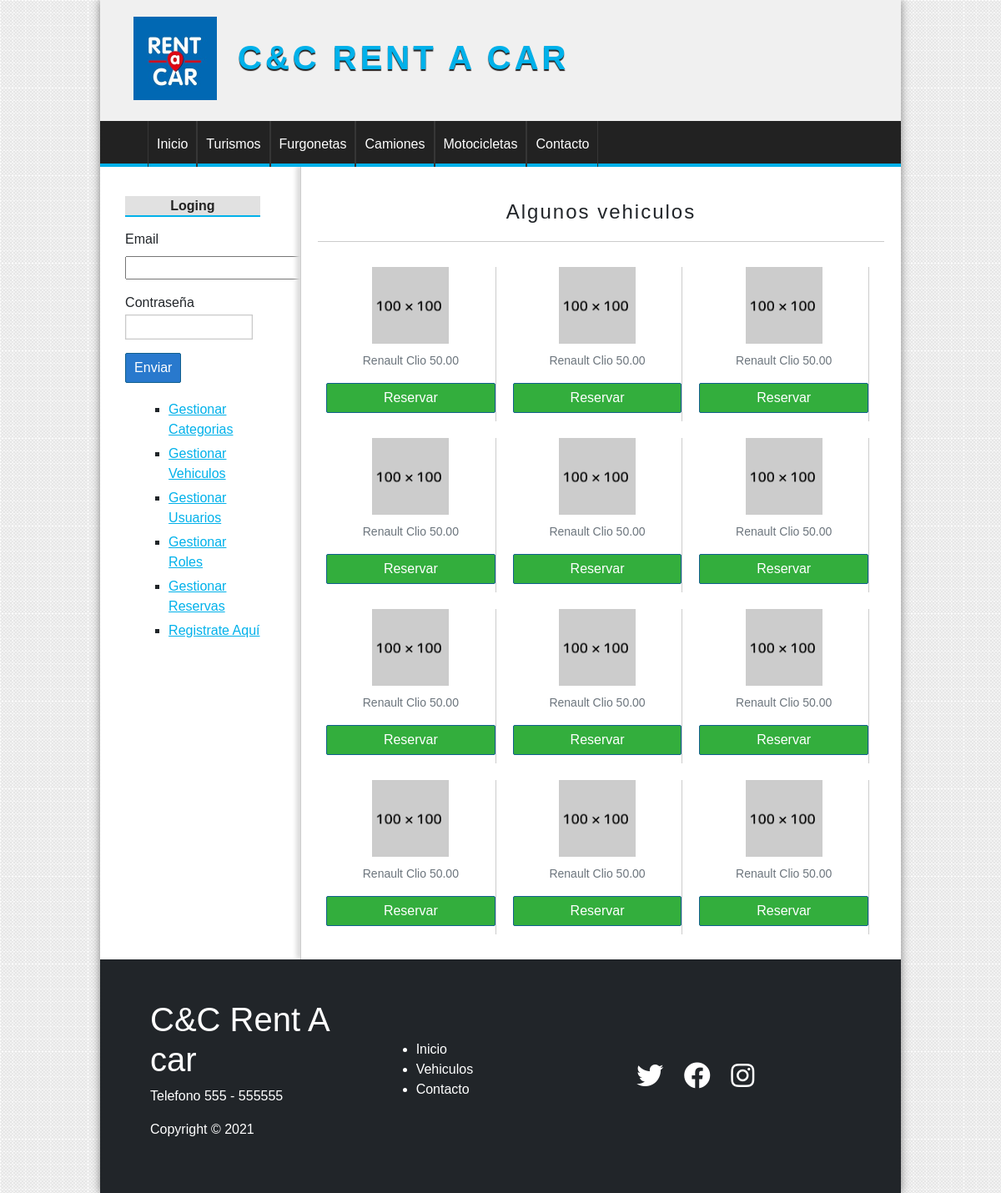
The app's page / (signed in) with its own data.
### tables this page shows
CREATE TABLE categorias(
    id INT(255) auto_increment not null,
    nombre VARCHAR(100) not null,

    CONSTRAINT pk_categorias PRIMARY KEY (id)
);

CREATE TABLE vehiculos(
    
    id int(255) auto_increment not null,
    categoria_id INT(255) not null,
    matricula varchar(100) not null,
    precio FLOAT (100,2) not null,
    marca VARCHAR (255),
    modelo VARCHAR (255) not null,    
    stock int(255) not null,
    imagen VARCHAR(255),
   
    CONSTRAINT pk_vehiculos PRIMARY KEY(id),
    CONSTRAINT fk_vehiculos_categoria FOREIGN KEY(categoria_id) REFERENCES categorias(id)
    
);

### config/db.php (called while the page is built)
<?php
class Database{
    public static function connect(){
        $db = new mysqli('localhost', 'root', '', 'candc_rent_a_car');
        $db->query("SET NAMES 'UTF-8'");
        return $db;
    }
}

### models/categoria.php (called while the page is built, shortened)
<?php
class Categoria{
    private $id;
    private $nombre;
    public function __construct($id = ''){
        $this->db = Database::connect();
        if($id){
            $reg = $this->db->query("SELECT * FROM categorias WHERE id = ".$id);
            $categoria = $reg->fetch_object();
            $this->id = $categoria->id;
            $this->nombre = $categoria->nombre;
        }
        return $this;
    }
    function getId(){
        return $this->id;
    }
    function getNombre(){
        return $this->nombre;
    }
    public static function getAll(){
        $categoria = new Categoria();
        $reg = $categoria->db->query("SELECT id FROM categorias ORDER BY id ASC;");
        $array = array();
        while($cat = $reg->fetch_object()){
            $aux = new Categoria($cat->id);
            $array[$aux->getId()]=$aux;
        }
        return $array;
    }
}

### helpers/utils.php (called while the page is built, shortened)
<?php
require_once 'models/categoria.php';
class Utils
{
    public static function showCategorias(){
        $categorias = Categoria::getAll();
        return $categorias;
    }
}

### controllers/VehiculoController.php (called while the page is built, shortened)
<?php
require_once 'models/vehiculo.php';
class vehiculoController
{
    public function index()
    {
        $vehiculo = new Vehiculo();
        $vehiculos = $vehiculo->getAll();
        require_once 'views/vehiculos/destacados.php';
    }
}

### models/vehiculo.php (called while the page is built, shortened)
<?php
require_once ('categoria.php');
class Vehiculo
{
    private $id;
    private $precio;
    private $marca;
    private $modelo;
    public function __construct($id="")
    {
        $this->db = Database::connect();
        if($id){
            $vehiculo = $this->db->query("SELECT * FROM vehiculos WHERE id = ".$id);
            $vehiculo_aux = $vehiculo->fetch_object();
            $this->id = $vehiculo_aux->id;
            $this->precio = $vehiculo_aux->precio;
            $this->marca = $vehiculo_aux->marca;
            $this->modelo = $vehiculo_aux->modelo;
        }
        return $this;
    }
    public function getId()
    {
        return $this->id;
    }
    public function getPrecio()
    {
        return $this->precio;;
    }
    public function getMarca()
    {
        return $this->marca;;
    }
    public function getModelo()
    {
        return $this->modelo;
    }
    public static function getAll()
    {
        $vehiculos = new Vehiculo();
        $vehiculos = $vehiculos->db->query("SELECT * FROM vehiculos ORDER BY id ASC");
        $array = array();
        while($veh = $vehiculos->fetch_object()){
            $aux = new Vehiculo($veh->id);
            $array[$aux->getId()]=$aux;
        }
        return $array;
    }
 }

### views/vehiculos/destacados.php (the view)
<h1> Algunos vehiculos </h1>
<?php foreach ($vehiculos as $veh) { ?>
    <div class="vehicle">
        <figure class="figure">
            <img src="assets/css/imagenes/100x100.gif" alt="Imagen de Prueba">
            <figcaption class="figure-caption text-end"><?= $veh->getMarca() . " " . $veh->getModelo() . " " . $veh->getPrecio() ?></figcaption>
        </figure>
      <a class="button" href="#">Reservar</a>
    </div>
<?php } ?>

### views/layout/header.php (shortened to what this page needs)
<!DOCTYPE html>
<html lang="es">
<head>
    <link href="https://cdn.jsdelivr.net/npm/bootstrap@5.0.0-beta3/dist/css/bootstrap.min.css" rel="stylesheet">
    <link rel="stylesheet" href="<?= base_url ?>assets/css/style.css">
    <link rel="stylesheet" href="https://cdnjs.cloudflare.com/ajax/libs/font-awesome/5.15.3/css/all.min.css" />
</head>
<body>
    <div id="container">
        <header id="header">
            <div id="logo">
                <img src="<?= base_url ?>assets/css/imagenes/Logo.jfif" alt="Logo Vehiculo">
                <h1> C&C Rent A car</h1>
            </div>
        </header>
        <?php $categorias = Utils::showCategorias(); ?>
        <nav id="menu">
            <ul>
                <li><a href="<?=base_url?>"> Inicio</a></li>
                <?php foreach ($categorias as $cat) { ?>
                    <li><a href="<?= base_url ?>categoria/ver&id=<?= $cat->getId() ?>"><?= $cat->getNombre() ?></a></li>
                <?php } ?>
                <li><a href="#"> Contacto</a></li>
            </ul>
        </nav>
        <div id="content">

### assets/css/style.css (style rules this page uses)
* { padding: 0; margin: 0; font-family: sans-serif, Helvetica, Arial; }
body { background: url(../../../imagenes/bg.png); }
a { color: #01b1ea; }
#logo { margin-left: 20px; padding: 20px; float: left; }
#logo img { height: 100px; float: left; }
#logo h1 { float: left; font-size: 40px; letter-spacing: 4px; font-family: 'OpenSans', Helvetica, Arial; text-transform: uppercase; color: #01b1ea; font-weight: bold; margin-top: 25px; margin-left: 25px; text-shadow: 0px 2px 1px #222222; transition: 300ms all; }
#container { width: 80%; margin: 0 auto; box-shadow: 0px 0px 10px gray; background: white; }
header { height: 145px; background: #F0F0F0; }
#menu { clear: both; background: #222; color: white; height: 55px; border-bottom: 4px solid #01b1ea; }
#menu ul { list-style: none; text-decoration: none; margin: 0 auto; margin-left: 25px; }
#menu ul li { line-height: 55px; float: left; border-right:1px solid #363636; }
#menu a { display: block; text-decoration: none; color: white; padding-left: 10px; padding-right: 10px; transition: 700ms all; }
#menu a:first-child { border-left: 1px solid #363636; }
#content { margin: 0 auto; overflow: hidden; background: white; }
input[type="submit"], input[type="button"], button, .button { display: block; border-radius: 2px; width: auto; padding: 5px; padding-left: 10px; padding-right: 10px; color: white; background: #2979cd; border: 1px solid #11608e; cursor: pointer; }
.button { background: #33ae3d; color: white; text-decoration: none; }
#central h1 { font-size: 24px; text-align: center; font-weight: normal; letter-spacing: 2px; border-bottom: 1px solid #ccc; margin-bottom: 20px; padding: 20px; }
.vehicle { width: 30%; border-right: 1px solid #ccc; float: left; margin-left: 10px; margin-right: 10px; margin-top: 10px; margin-bottom: 10px; text-align: center; }
.vehicle img { width: 80%; margin-bottom: 10px; }
.vehicle a { margin-bottom: 10px; }

### records on screen
categorias: nombre "Turismos"
categorias: nombre "Furgonetas"
categorias: nombre "Camiones"
categorias: nombre "Motocicletas"
vehiculos: marca "Renault", modelo "Clio", precio "50.00"
vehiculos: marca "Renault", modelo "Clio", precio "50.00"
vehiculos: marca "Renault", modelo "Clio", precio "50.00"
vehiculos: marca "Renault", modelo "Clio", precio "50.00"
vehiculos: marca "Renault", modelo "Clio", precio "50.00"
vehiculos: marca "Renault", modelo "Clio", precio "50.00"
vehiculos: marca "Renault", modelo "Clio", precio "50.00"
vehiculos: marca "Renault", modelo "Clio", precio "50.00"
vehiculos: marca "Renault", modelo "Clio", precio "50.00"
vehiculos: marca "Renault", modelo "Clio", precio "50.00"
vehiculos: marca "Renault", modelo "Clio", precio "50.00"
vehiculos: marca "Renault", modelo "Clio", precio "50.00"
